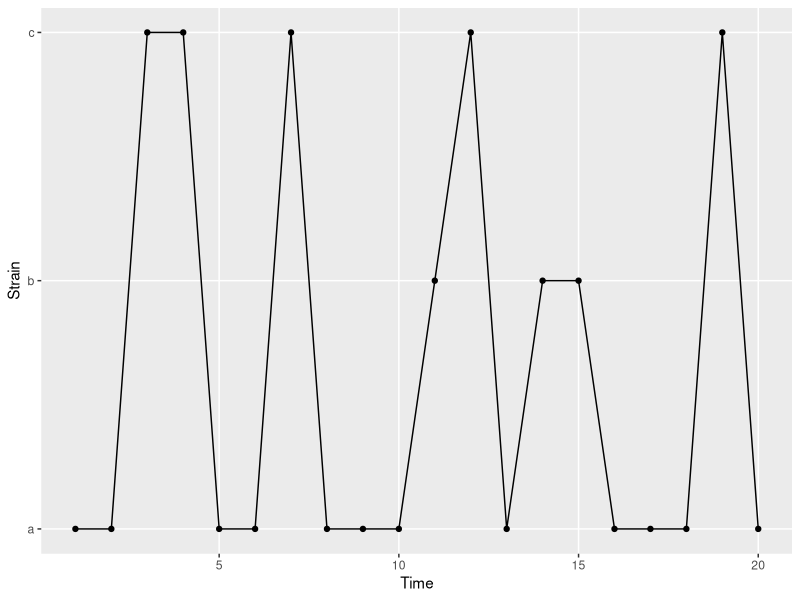
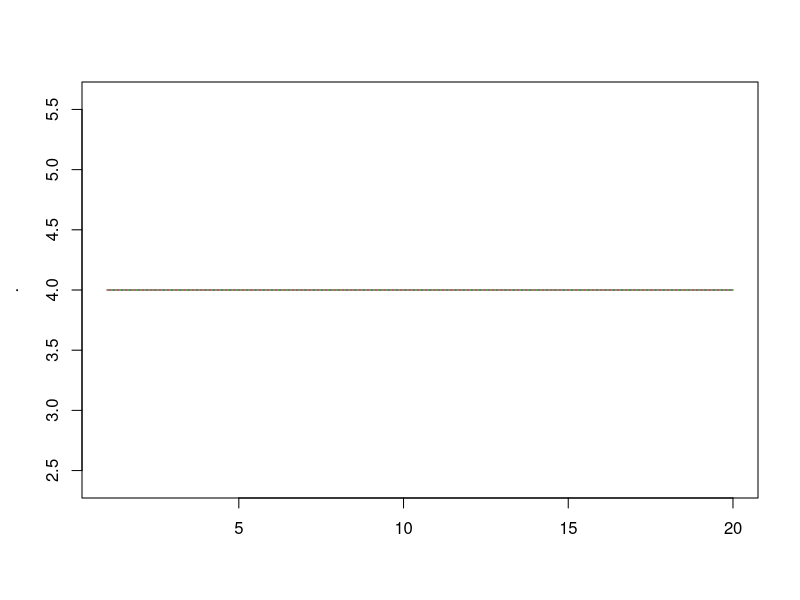
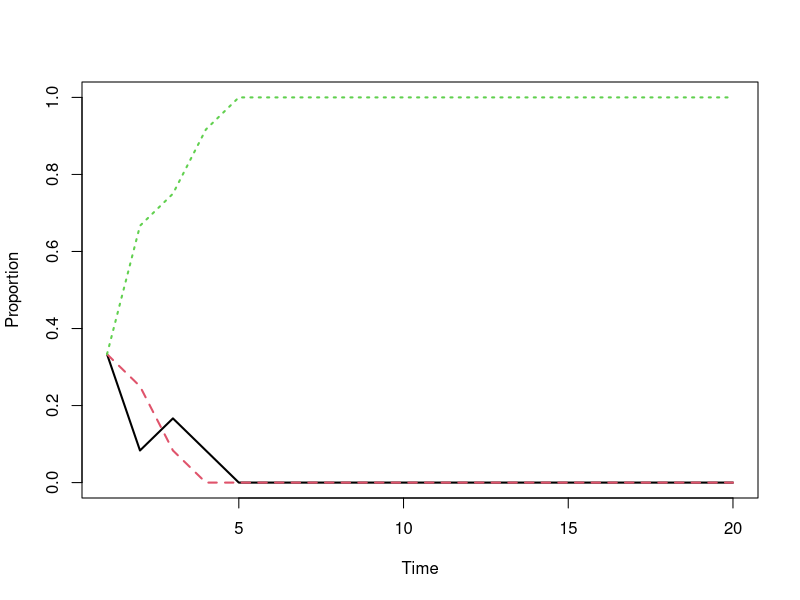

The R script that drew these images, in order:
## ---- chunk 1
rm(list = ls())
library(knitr)
oldSource <- knit_hooks$get("source")
knit_hooks$set(source = function(x, options) {
  x <- oldSource(x, options)
  x <- ifelse(!is.null(options$ref), paste0("\\label{", options$ref,"}", x), x)
  ifelse(!is.null(options$codecap), paste0("\\captionof{chunk}{", options$codecap,"}", x), x)
})
library(ggplot2)
library(testthat)
knitr::opts_chunk$set(cache = FALSE, fig.width = 7, fig.height = 4, 
                      out.extra = '', out.width = "0.6\\textwidth",
                      fig.align='center', fig.pos = "h")
set.seed(01011885)

# You might need to install the package rticles for the formatting to work.
# To build run
# rmarkdown::render('unit_testing.Rmd')
## ---- chunk 2
N <- 12 # infected individuals
t <- 20 # study length
# create the matrix to store the simulation data
I <- matrix(data = NA, nrow = t, ncol = N)

# Initialise the population at t = 1 with a fixed configuration
I[1,] <- rep(x = c("a", "b", "c"), length.out = N)

# At each time step, everyone is re-infected 
#   by someone from the previous time step.
for(t in seq(2, t)){
  I[t,] <- sample(x = I[t-1,], size = N)
}
## ---- chunk 3
library(ggplot2)
d1 <- data.frame(time = seq(t), strain = (I[, 1]), stringsAsFactors = TRUE)
ggplot(d1, aes(time, as.numeric(strain))) +
  geom_path() +
  geom_point() +
  scale_y_continuous(breaks = seq(3), labels = c('a', 'b', 'c')) +
  labs(y = 'Strain', x = 'Time') +
  theme(panel.grid.minor = element_blank())
## ---- chunk 4
apply(I, 1, function(x) table(factor(x, levels = c("a", "b", "c")))) %>% 
      t %>% matplot(type = 'l')
## ---- chunk 5
N <- 12
t <- 20

I <- matrix(data = NA, nrow = t, ncol = N)

I[1,] <- rep(x = c("a", "b", "c"), length.out = N)

for(t in seq(2, t)){
  I[t,] <- sample(x = I[t-1,], size = N, replace = TRUE)
}
## ---- chunk 6
(apply(I, 1, function(x) table(factor(x, levels = c("a", "b", "c")))) / N) %>% 
  t %>% 
  matplot(type = 'l', xlab = 'Time', ylab = 'Proportion', lwd = 2)
## ---- chunk 7
initialisePop <- function(t, N, strains){
  I <- matrix(data = NA, nrow = t, ncol = N)
  I[1,] <- rep(x = letters[1:strains], length.out = N)
  return(I)
}

updatePop <- function(x, t, N){
  x[t,] <- sample(x = x[t-1,], size = N, replace = TRUE)
  return(x)
}
## ---- chunk 8
pop1 <- initialisePop(t = 2, N = 3, strains = 2) 
expect_equal(pop1[1,], c("a", "b", "a"))

pop2 <- initialisePop(t = 2, N = 3, strains = 3) 
expect_equal(pop2[1,], c("a", "b", "c"))

pop3 <- initialisePop(t = 2, N = 4, strains = 2) 
expect_equal(pop3[1,], c("a", "b", "a", "b"))
## ---- chunk 9
pop1 <- initialisePop(t = 2, N = 3, strains = 3) 
expect_equal(dim(pop1), c(2, 3))

pop2 <- initialisePop(t = 6, N = 3, strains = 3) 
expect_equal(dim(pop2), c(6, 3))

pop3 <- initialisePop(t = 2, N = 20, strains = 3) 
expect_equal(dim(pop3), c(2, 20))

pop4 <- initialisePop(t = 2, N = 10, strains = 5) 
expect_equal(length(unique(pop4[1,])), 5)
## ---- chunk 10
pop1 <- initialisePop(t = 20, N = 12, strains = 3) 
# expect all except the first row are NAs
expect_true(all(is.na(pop1[-1,]))) 
# expect all 3 strains at t = 1
expect_true(all(c("a", "b", "c") %in% pop1[1,])) 

pop2 <- updatePop(pop1, t = 2, N = 12)
# after update expect 1st & 2nd row not to have NAs
expect_true(all(!is.na(pop2[1:2,]))) 
## ---- chunk 11
fullSim <- function(t, N, strains){
  pop <- initialisePop(t, N, strains) 
  for(i in seq(2, t)){
    pop <- updatePop(pop, i, N)
  }
  return(pop)
}

pop <- fullSim(t = 12, N = 20, strains = 3)
expect_true(!any(is.na(pop))) # expect no NAs
# expect all 3 strains contained within
expect_true(all(pop %in% c("a", "b", "c"))) 
## ---- chunk 12
chooseInfector <- function(N){
  sample(x = N, size = N, replace = TRUE)
}

newInfectionStatus <- function(old_status, infector_strain){
  old_status[infector_strain]
}

addInfectionStatus <- function(x, t, new_status){
  x[t,] <- new_status
}

updatePopCombined <- function(x, t, N){
  infector_strain <- chooseInfector(N)
  new_status <- newInfectionStatus(x[t-1,], infector_strain)
  x[t,] <- addInfectionStatus(x, t, new_status)
  return(x)
}
## ---- chunk 13
pop <- initialisePop(t = 2, N = 3, strains = 1) 
pop <- updatePop(pop, t = 2, N = 3)
expect_equal(pop[1,], pop[2,])
## ---- chunk 14
# Collapse each draw into a single string to make comparisons easier.
manyPops <- replicate(300, paste0(chooseInfector(N = 2), collapse = ""))
expect_true(all(manyPops %in% c("11", "12", "21", "22")))
## ---- chunk 15
set.seed(10261985)
n <- 1e3
infector_strain <- chooseInfector(n)
expect_true(any(duplicated(infector_strain)))

(1 - (1 / n)) ^ choose(n, 2) # probability of failing
## ---- chunk 16
set.seed(11121955)
manySims <- replicate(500, fullSim(t = 30, N = 40, strains = 3), 
                      simplify = FALSE)

expect_true(all(sapply(manySims, 
                       function(x) 
                         length(unique(apply(x, 1, table))) > 1)))
## ---- chunk 17
expect_error(pop <- fullSim(t = 1:100, N = 4))

fullSim3 <- function(t, N, strains){
  stopifnot(t > 1)
  stopifnot(length(t) == 1)
  pop <- initialisePop(t, N, strains) 
  for(i in seq(2, t)){
    pop <- updatePop(pop, i, N)
  }
  return(pop)
}
